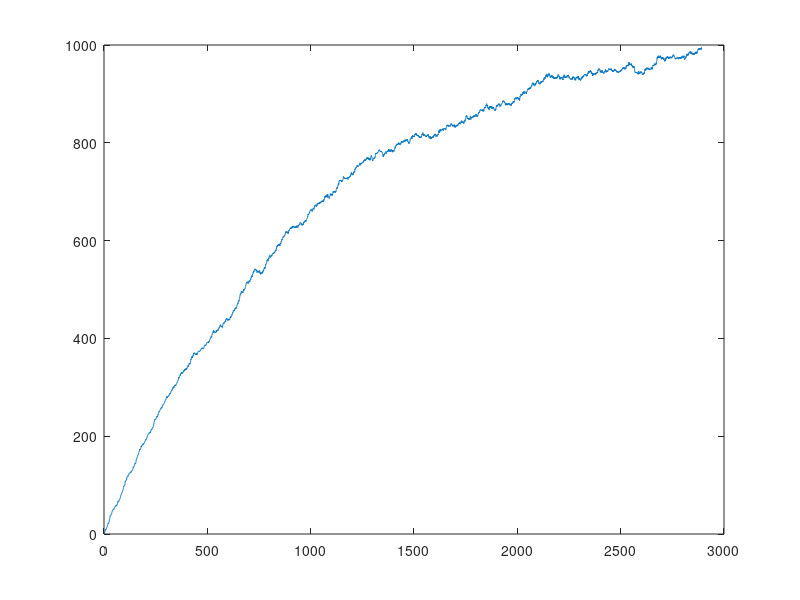

Source code (MATLAB):
iterations = 5000;

omega = 0.1;
Cmrna = 10;
Cp = 0.001;
Cprot(1) = 0;

TimeVal(1) = 0;

for i = 1:iterations
    V1 = omega * Cmrna;
    V2 = Cp * Cprot(i);
    Vtot = V1 + V2;
    
    y = rand;
    tau = -log(y)/Vtot;

    x = rand * Vtot;
    if x <= V1
        Cprot(i + 1) = Cprot(i) + 1;
    elseif x <= V1 + V2
        Cprot(i + 1) = Cprot(i) - 1;
    elseif x > V1 + V2
        Disp("error");
        Cprot(i + 1) = Cprot(i);
    end
    TimeVal(i + 1) = TimeVal(i) + tau;
end

plot(TimeVal,Cprot);
